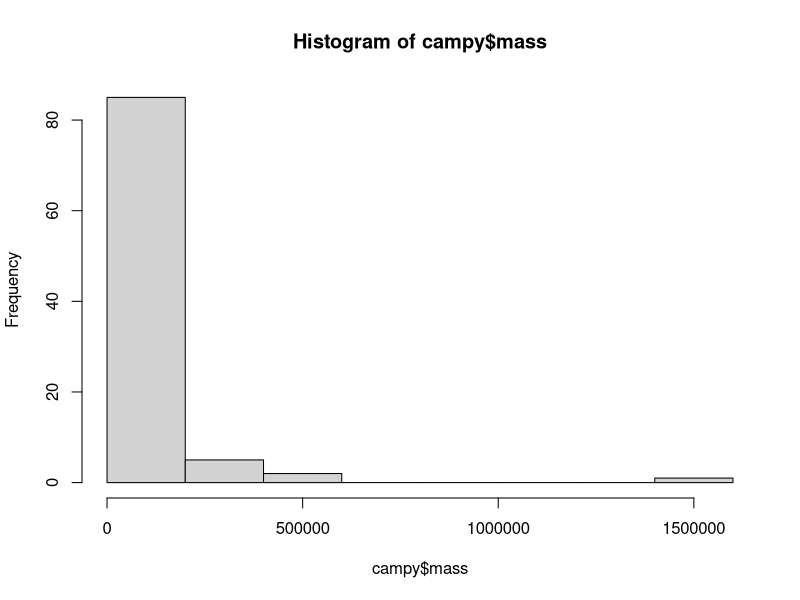

Generate this figure with R: (Note: this script raises an error after producing the figure.)
rm(list=ls())

#loads packages
library(tidyverse)
library(tidyr)
library(ggplot2)

#creates dataframe from csv file
campy <- read.csv('campylobacterreview_data.csv')

#mass looks very right-skewed, not normal
hist(campy$mass)

#creates a new variable of the log of masses
campy$logmass <- log(campylobacter$mass)
hist(campy$logmass)

#I am going to create a univariate model testing the effect of trophic level (categorical) 
#on mass (continuous) and I suspect that herbivores will generally be heavier based on the dataset
mod1=lm(logmass~trophic, data=campy)
summary(mod1)
plot(mod1)

#tests of normality of residuals
hist(resid(mod1))
shapiro.test(resid(mod1))
#appears to be a normal distribution of residuals after log transformation of mass
#based on histogram and p value >0.05 on the shapiro-wilk test

#diagnostic plot of logmass by trophic level
ggplot(campy, aes(x=trophic, y=logmass)) +
  geom_point()+
  stat_summary(color='red') +
  xlab('Trophic level') +
  ylab('Log of mass')